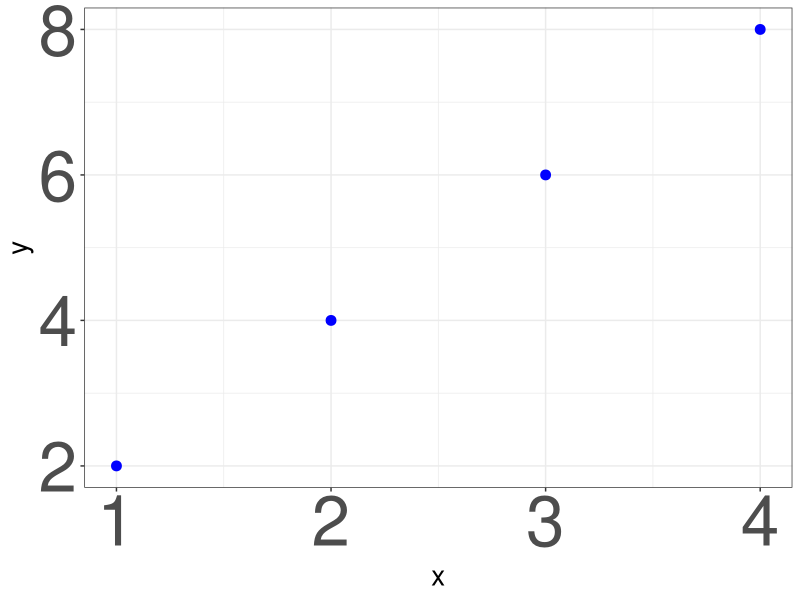

The R script that drew this image:


library(ggplot2)


x = c(1, 2, 3, 4)
y = c(2, 4, 6, 8)

df = data.frame(x, y)

ggplot()+
  geom_point(aes(x, y), size = 3, color = "blue")+
  theme_bw()+
  theme(
    axis.title = element_text(size = 20),
    axis.text = element_text(size = 50)
  )
  